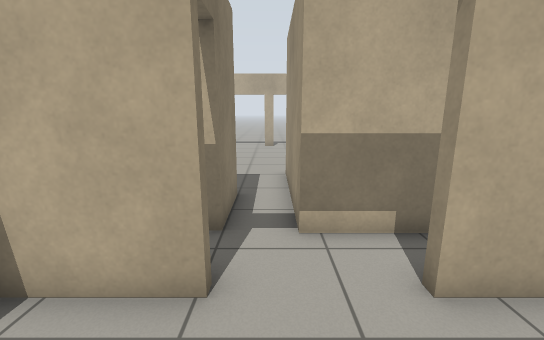
View 1 (above)

16 first-person views from a walk through a world built for the Gazebo simulator. The camera is 1.2 m above the floor, tilts 12° down and sees 90° across. The floor is counted in squares, 0.5 m on a side. Each view is taken from the middle of a square. On the plan, view 1 faces up. The plan holds only what a view shows up to about 17 squares ahead; the rest is blank. The robots in the file are not drawn. Simple patterns stand in for the simulator's built-in surfaces.

View 2
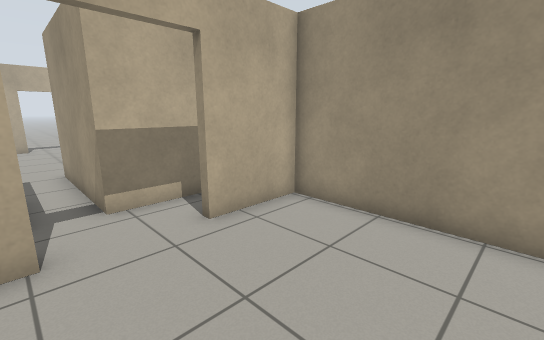

View 3
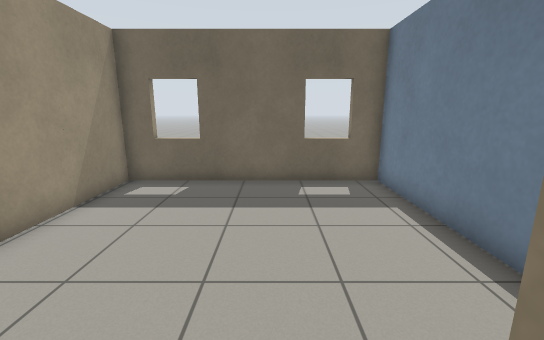

View 4
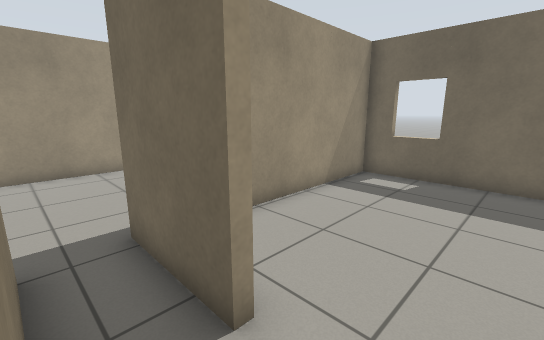

View 5
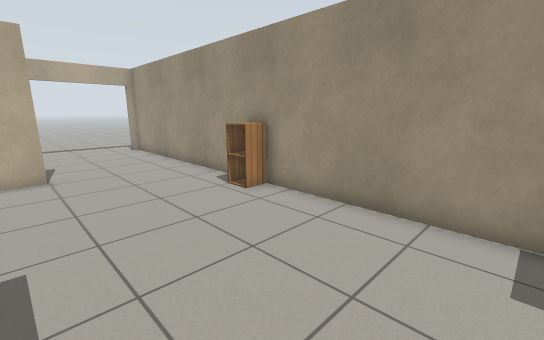

View 6
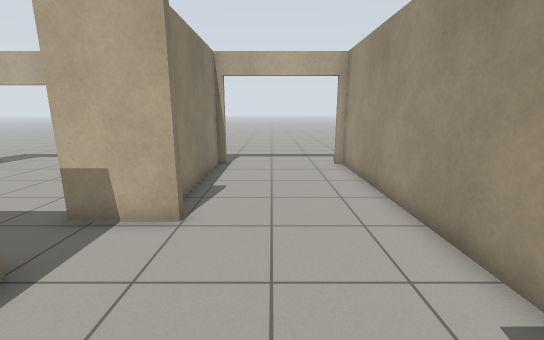

View 7
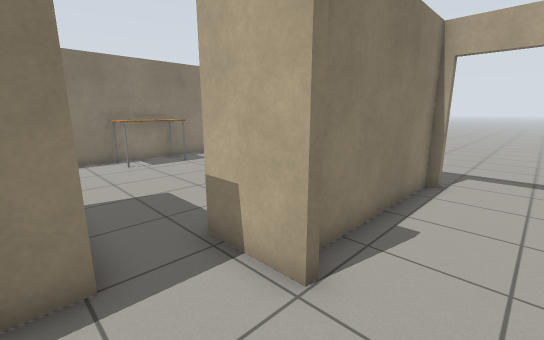

View 8
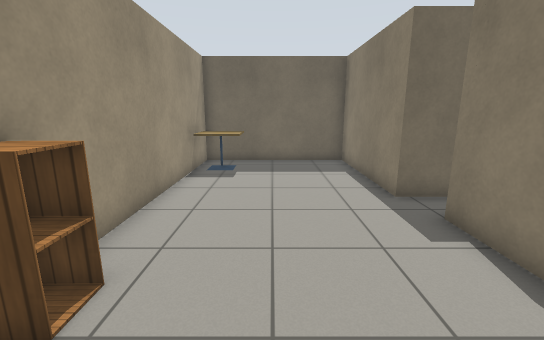

View 9
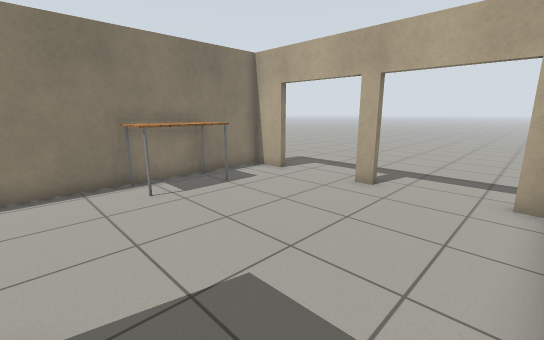

View 10
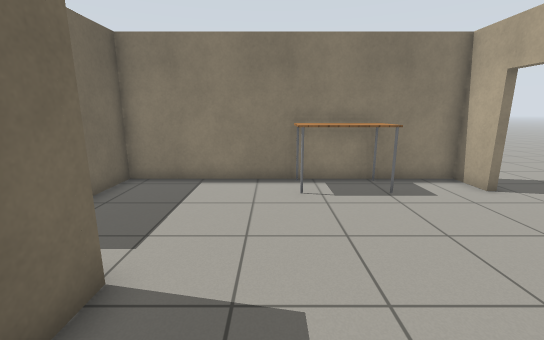

View 11
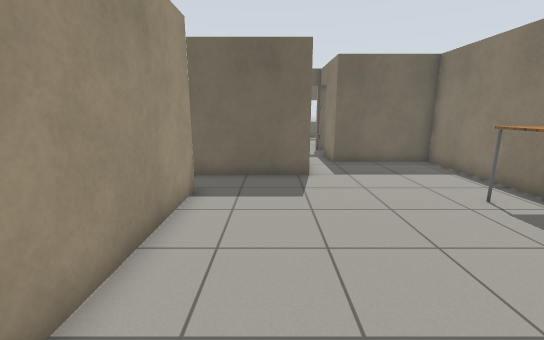

View 12
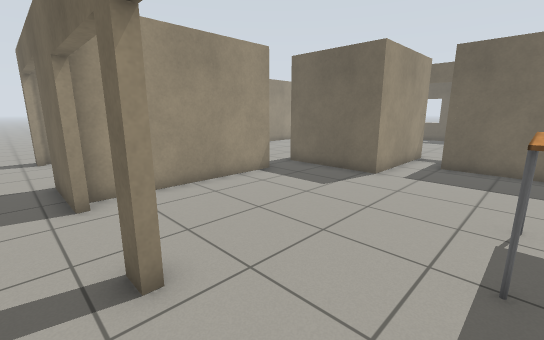

View 13
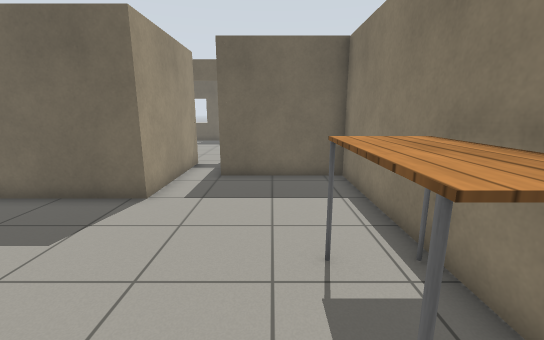

View 14
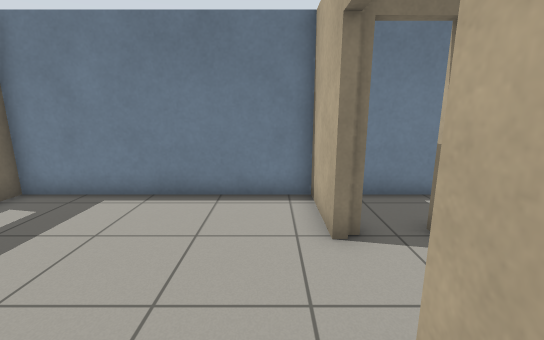

View 15
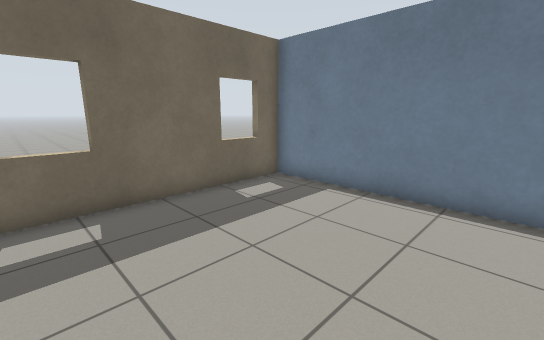

View 16
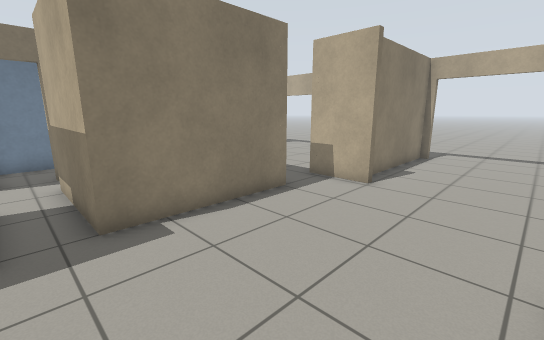

### Floor plan
Points are (right, up) in squares from view 1. A wall is a line through its corners. A room is listed if a view was taken in it or the views show most of it. See-through windows are left out.
Room 1 (views 1, 2, 14, 15)
walls: (-0.8, 3.2) (-3.8, 3.2) (-3.8, -5.4) (5.1, -5.4) (5.1, 3.2) (2.1, 3.2)
ways out: open door at (1, 3) to room 2
Room 2 (views 3, 5, 6, 7, 8, 16)
walls: (5, 10.6) (5, 5.1) (0.5, 5.1); (6.9, 13.1) (6.9, 12.7) (4.4, 12.7); (12.3, 0.8) (12.3, 19.8); (2.1, 3.5) (5.4, 3.5) (5.4, -2.7) (12.3, -2.7) (12.3, -1.6); (6.9, 19.7) (6.5, 19.7) (6.5, 13.6)
ways out: open door at (1, 3) to room 1; opening at (0, 4) to room 3; opening at (5, 11.5) to room 3; open door at (9.5, 20) to room 4
objects: cafe table (11, -1) to (12, 0); cabinet (12, 8)
Room 3 (views 4, 9, 10, 13)
walls: (4.4, 12.7) (4.4, 19.7) (3.6, 19.7); (0.1, 19.7) (-0.6, 19.7); (-4, 19.7) (-5.7, 19.7) (-5.7, 7.8) (-1, 7.8) (-1, 5.1); (0.5, 5.1) (0.5, 10.6) (5, 10.6)
ways out: opening at (0, 4) to room 2; opening at (5, 11.5) to room 2; open door at (-0.5, 20) to room 4; open door at (-1, 4.5) to room 5
objects: table (-5, 14) to (-4, 17)
Room 4 (views 11, 12)
walls: (12, 20) (12.6, 20); (3.6, 20) (6.9, 20); (-0.6, 20) (0.1, 20)
ways out: open door at (9.5, 20) to room 2; open door at (-0.5, 20) to room 3; opening at (-6, 21)
Room 5 (no view inside)
walls: (-3.8, 6.8) (-3.8, 3.8)
ways out: open door at (-1, 4.5) to room 3

Where each view was taken, in squares from view 1:
view 1: 0 up, 0 right, facing up
view 2: 2 down, 1 left, facing up-right
view 3: 4 up, 0 right, facing down
view 4: 5 up, 0 right, facing down-right
view 5: 1 up, 6 right, facing up-right
view 6: 7 up, 9 right, facing up
view 7: 10 up, 9 right, facing up-left
view 8: 11 up, 9 right, facing down
view 9: 11 up, 4 right, facing up-left
view 10: 13 up, 4 right, facing left
view 11: 21 up, 2 right, facing down
view 12: 21 up, 4 left, facing down-right
view 13: 18 up, 3 left, facing down
view 14: 2 up, 4 right, facing left
view 15: 2 up, 4 right, facing down-left
view 16: 4 up, 11 right, facing up-left
